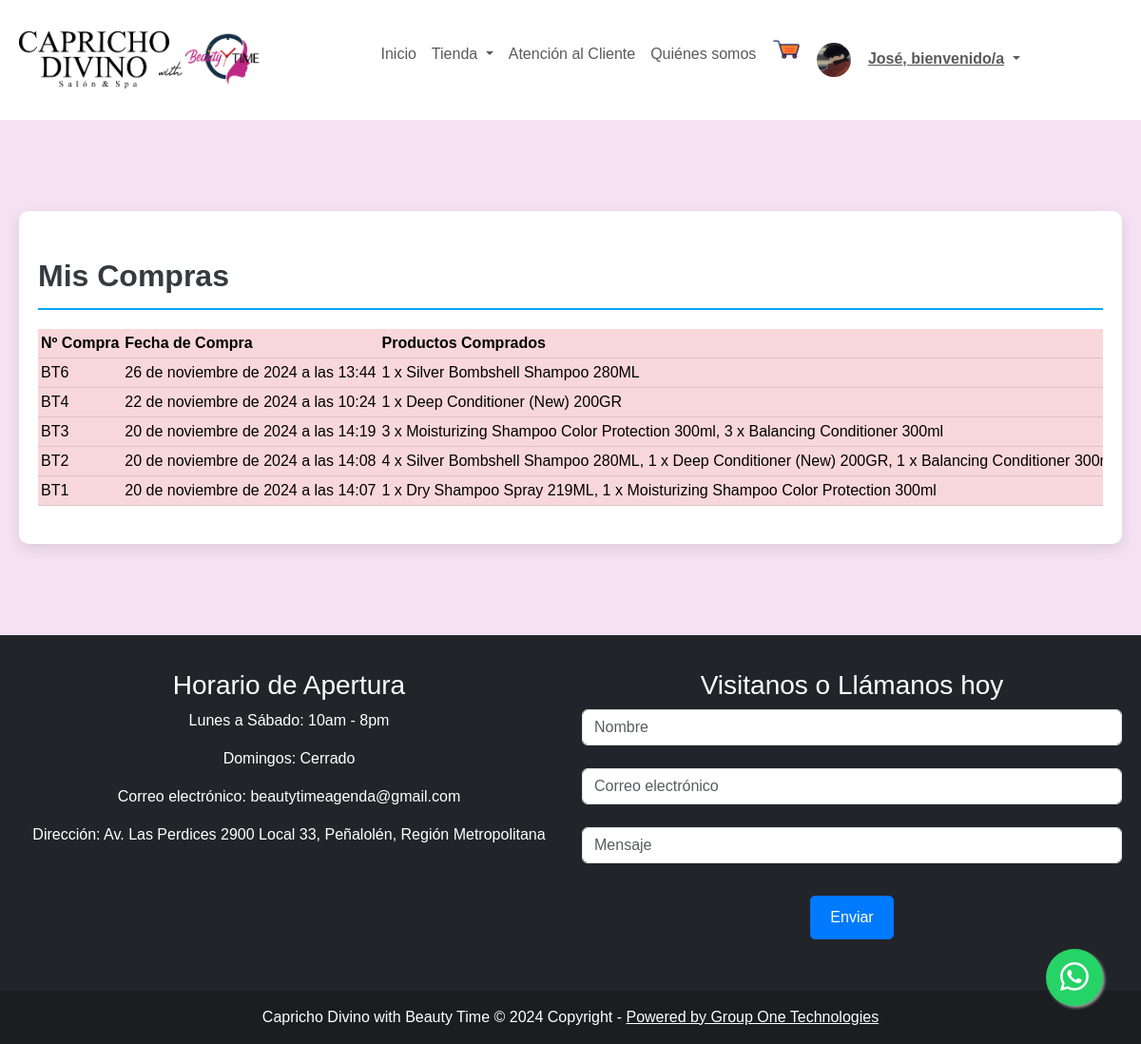
The page /paginas/misOrdenes (signed in) on the database its author committed.
### core/models.py (models this page shows, shortened)
class User(AbstractUser):
    CLIENTE = 'Cliente'
    ADMINISTRADOR = 'Administrador'
    TIPO_USUARIO = [
        (CLIENTE, 'Cliente'),
        (ADMINISTRADOR, 'Administrador'),
    ]
    picture = models.ImageField(default = 'users/profile_default.png', upload_to='media/users/')
    direccion = models.CharField(max_length=60, null=True, blank =True)
    region = models.CharField(max_length=200, choices=REGIONES, default=REGIONES[0][0])
    comuna = models.CharField(max_length=200, choices=COMUNAS, default=COMUNAS[0][0])
    telefono = models.CharField(max_length=9, null=True, validators=[MinLengthValidator(9)])
    fecha_nac = models.DateField(null=True)
    tipo_user = models.CharField(max_length=60, choices=TIPO_USUARIO, default=CLIENTE, null=True, blank=True )

class Order(TimeStampedModel):
    ESTADO_VENTA = [
        ('En Preparación', 'En Preparación'),
        ('En Ruta', 'En Ruta'),
        ('Entregado', 'Entregado'),
    ]
    user=models.ForeignKey(User, on_delete=models.SET_NULL, null=True)
    email = models.EmailField()
    direccion = models.CharField("Dirección", max_length=250, null = True)
    telefono = models.CharField("Teléfono", max_length=250, null = True)
    observaciones = models.CharField("Observaciones", max_length=250, blank=True)
    region = models.CharField("Región", max_length=200, choices=REGIONES, default=REGIONES[0][0])
    comuna = models.CharField("Comuna", max_length=200, choices=COMUNAS, default=COMUNAS[0][0])
    estado_venta = models.CharField("Estado Órden", max_length=200, choices=ESTADO_VENTA, default=ESTADO_VENTA[0][0])
    is_pagado = models.BooleanField(default=False)
    class Meta:
        ordering = ("-created", )
        verbose_name = "Orden"
        verbose_name_plural = "Ordenes"
    def __str__(self):
        return 'BT{}'.format(self.id)
    def get_precio_total(self):
        total_costo = sum(item.get_precio_total() for item in self.items.all())
        return total_costo
    @property
    def description(self):
        descriptions = []
        for orderitem in self.items.all():  # accediendo a la relación de items
            description = '{} x {}'.format(orderitem.cantidad, orderitem.item.nombre)  # 'item' es el producto
            descriptions.append(description)
        return ", ".join(descriptions)

class OrderItem(models.Model):
    orden = models.ForeignKey(Order, related_name="items", on_delete=models.CASCADE)
    item = models.ForeignKey(Item, related_name="order_items", on_delete=models.CASCADE)
    cantidad = models.PositiveIntegerField(
        validators=[
            MinValueValidator(1),
            MaxValueValidator(100)
        ]
    )
    costo = models.DecimalField(max_digits=10, decimal_places=2)
    def get_precio_total(self):
        return self.costo * self.cantidad

class Item(models.Model):
    nombre = models.CharField(max_length=100, null=False)
    descripcion = models.TextField(null=True, blank=True)
    categoria = models.ForeignKey(Categoria, on_delete=models.CASCADE, related_name='items')
    tipo = models.CharField(max_length=50, choices=[('producto', 'Producto'), ('servicio', 'Servicio')])
    costo = models.IntegerField(default=0)
    costo2 = models.IntegerField(default=0)
    picture = models.ImageField(upload_to='media/items/', null=True, blank=True)
    descuento = models.DecimalField(max_digits=4, decimal_places=2, null=True, blank=True, default=0.00)
    class Meta:
        verbose_name = 'item'
        verbose_name_plural = 'items'

### core/views.py (the view)
# urls.py: path('paginas/misOrdenes', views.misOrdenes, name="misOrdenes"),
@login_required
def misOrdenes(request):
    ordenes = Order.objects.filter(user=request.user)
    print(ordenes)
    return render(request, 'tienda/misOrdenes.html',  {'ordenes': ordenes} )

### core/cart.py (called while the page is built, shortened)
  def __iter__(self):
    cart = copy.deepcopy(self.cart)
    productos = Producto.objects.filter(id__in=cart)
    for producto in productos:
      cart[str(producto.id)]["producto"] = producto

### core/context_processors.py (called while the page is built)
def cart_badge(request):
    cart = Cart(request)
    item_count = sum(item['cantidad'] for item in cart)
    return {'cart_badge': item_count}

### core/templates/tienda/misOrdenes.html (shortened to what this page needs)
{% extends "base/base.html" %}
{% load widget_tweaks %}
{% load static %}
{% block css %}
<link rel="stylesheet" href="{% static 'css/productos.css' %}">
{% endblock %}
{% block template %}
<section class="py-5">
  <div class="container py-5 h-100">
    <div class="row d-flex justify-content-center align-items-center h-100"  style="background: (249, 215, 218)">
      <div class="col col-12">
        <div class="wrapper">
          <div class="text-left mt-4 name">
          Mis Compras
          </div>
            <div class="table-responsive">
              <table class="table table-danger table-hover rounded">
                <tbody>
                  <tr class="table-danger">
                    <th>Nº Compra</th>
                    <th>Fecha de Compra</th>
                    <th>Productos Comprados</th>
                  </tr>
                  {% for order in ordenes %}
                  <tr>
                    <td>{{order}}</td>
                    <td>{{order.created}}</td>
                    <td>{{order.description}}</td>
                  </tr>
                  {% endfor %}
                </tbody>
              </table>
            </div>
          </div>
        </div>
      </div>
    </div>
</section>
{% endblock %}

### core/templates/base/base.html (shortened to what this page needs)
{% load static %}
<!DOCTYPE html>
<html lang="es">
<head>
  <link href="https://cdn.jsdelivr.net/npm/bootstrap@5.3.0-alpha3/dist/css/bootstrap.min.css" rel="stylesheet"
>
  <link rel="stylesheet" href="https://cdn.jsdelivr.net/npm/bootstrap-icons@1.10.5/font/bootstrap-icons.css">
  <link href="https://cdnjs.cloudflare.com/ajax/libs/bootstrap-icons/1.8.3/font/bootstrap-icons.min.css"
    rel="stylesheet">
  <link rel="stylesheet" href="{% static 'css/btnwsp.css' %}">
  {% block css %}
  {% endblock %}
</head>
<body>
  {% url 'home' as home %}
  <nav class="navbar navbar-expand-lg navbar-light bg-white">
    <div class="container justify-content-center">
      <a class="navbar-brand" href="{% url 'home' %}">
        <img src="{% static 'img/Beauty-Time.png' %}" alt="Logo" class="img-fluid" style="max-height: 60px;">
      </a>
      <div class="collapse navbar-collapse justify-content-center" id="navbarSupportedContent">
        <ul class="navbar-nav mb-2 mb-lg-0">
          <li class="nav-item">
            <a class="nav-link {% if request.path == home %} active {% endif %}" aria-current="page"
              href="{% url 'home' %}">Inicio</a>
          </li>
          <li class="nav-item dropdown">
            <a class="nav-link dropdown-toggle" href="#" id="navbarDropdown" role="button" data-bs-toggle="dropdown"
              aria-expanded="false">
              Tienda
            </a>
          </li>
          <li class="nav-item">
            <a class="nav-link" href="{% url 'atencioncliente' %}">Atención al Cliente</a>
          </li>
          <li><a class="nav-link" href="{% url 'quienes_somos' %}">Quiénes somos</a></li>
          <li style="position: relative;">
              <a href="{% url 'carrito' %}" style="position: relative;">
                  <img src="{% static 'img/carrito_png.png' %}" width="30px" height="30px" alt="Carrito de Compras">
              </a>
          </li>
          {% if request.user.is_authenticated %}
          <ul class="navbar-nav">
            <li class="nav-item dropdown" style="color:white">
              <a class="nav-link dropdown-toggle" href="#" id="navbarDropdown" role="button" data-bs-toggle="dropdown"
                aria-expanded="false">
                <img src="{{ user.picture.url }}" style="border-radius: 25px; background:white;" height="36" width="36"
                  alt="Avatar" />
                <strong style="text-decoration: underline;">{{ user.first_name|capfirst }}, bienvenido/a</strong>
              </a>
            </li>
          </ul>
          {%else%}
          <li class="nav-item">
            <b> <a class="nav-link" href="{% url 'login' %}">Mi Cuenta</a></b>
          </li>
          {% endif %}
      </div>
    </div>
  </nav>
  {% block template %}
  {% endblock %}
  <footer class="bg-dark text-center text-white">
    <div class="container">
      <div class="row">
        <div class="col-md-6 mt-3">
          <div class="footer-content">
            <h3>Horario de Apertura</h3>
            <p>Lunes a Sábado: 10am - 8pm</p>
            <p>Domingos: Cerrado</p>
            <p>Correo electrónico: beautytimeagenda@gmail.com</p>
            <p>Dirección: Av. Las Perdices 2900 Local 33, Peñalolén, Región Metropolitana</p>
          </div>
        </div>
        <div class="col-md-6 mt-3">
          <div class="footer-content">
            <h3>Visitanos o Llámanos hoy</h3>
            <div class="subscribe-form">
              <input type="text" id="nombre" class="form-control" placeholder="Nombre"><br>
              <input type="email" id="subscribe-email" class="form-control" placeholder="Correo electrónico"><br>
              <input type="text" id="mensaje" class="form-control" placeholder="Mensaje"><br>
              <button type="submit" class="btn btn-primary">Enviar</button>
            </div>
          </div>
        </div>
      </div>
    </div>
    <br>
    <div class="text-center p-3" style="background-color: rgba(0, 0, 0, 0.2);">
      Capricho Divino with Beauty Time © 2024 Copyright -
      <a class="text-white" href="#">Powered by Group One Technologies</a>
    </div>
  </footer>
  <a href="https://api.whatsapp.com/send?phone=+56998027818&text=¡Hola!,%20Me%20gustaria%20obtener%20más%20información" class="float pulse" target="_blank">
    <i class="bi bi-whatsapp my-float"></i>
  </a>
</body>
</html>

### core/static/css/btnwsp.css (style rules this page uses)
.float { position: fixed; width: 60px; height: 60px; bottom: 40px; right: 40px; background-color: #25d366; color: #FFF; border-radius: 50px; text-align: center; font-size: 30px; box-shadow: 2px 2px 3px #999; z-index: 100; display: flex; align-items: center; justify-content: center; }
.pulse { animation: pulse-animation 2s infinite; }

### core/static/css/productos.css (style rules this page uses)
body { background-color: rgb(244, 226, 244); }
* { margin: 0; padding: 0; box-sizing: border-box; font-family: 'Poppins', sans-serif; }
.container { max-width: 100%; padding: 20px; margin: 0 auto; }
.wrapper { background-color: #ecf0f3; padding: 20px; border-radius: 10px; box-shadow: 0 5px 15px rgba(0,0,0,0.1); }
.name { font-size: 2rem; font-weight: bold; color: #343a40; margin-bottom: 20px; text-align: left; border-bottom: 2px solid #03A9F4; padding-bottom: 10px; }
.table { width: 100%; margin-bottom: 20px; table-layout: auto; }
.table-responsive { overflow-x: auto; }
.table th, .table td { text-align: left; padding: 3px; white-space: nowrap; }
.btn { margin: 10px 0; padding: 10px 20px; border-radius: 5px; transition: background-color 0.3s ease; }
.btn-primary { background-color: #007bff; }
.wrapper { background-color: rgb(255, 255, 255); }

### rows shown on the page
User: picture (picture), first_name "José"
Order: id "BT6", created "26 de noviembre de 2024 a las 13:44", description "1 x Silver Bombshell Shampoo 280ML"
Order: id "BT4", created "22 de noviembre de 2024 a las 10:24", description "1 x Deep Conditioner (New) 200GR"
Order: id "BT3", created "20 de noviembre de 2024 a las 14:19", description "3 x Moisturizing Shampoo Color Protection 300ml, 3 x Balancing Conditioner 300ml"
Order: id "BT2", created "20 de noviembre de 2024 a las 14:08", description "4 x Silver Bombshell Shampoo 280ML, 1 x Deep Conditioner (New) 200GR, 1 x Balancing Conditioner…"
Order: id "BT1", created "20 de noviembre de 2024 a las 14:07", description "1 x Dry Shampoo Spray 219ML, 1 x Moisturizing Shampoo Color Protection 300ml"
